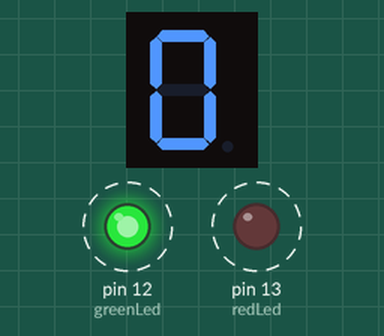
Bench run of a sketch on a simulated Arduino Uno, built with avr-gcc and run on an emulated ATmega328P. On the bench: 1-digit seven-segment display, output pins drawn as LEDs (lit = HIGH). Wiring (inferred from the names in the program): 1-digit 7-segment display, segments lit when HIGH: segments pin 4, pin 5, pin 6, pin 7, pin 8, pin 10, pin 9. Dashed ring = blinking. The segment pins are drawn as the display they are named for; pins used as bus, display or sensor lines are not drawn.

Above: at 0.1 s.
At 2.1 s:
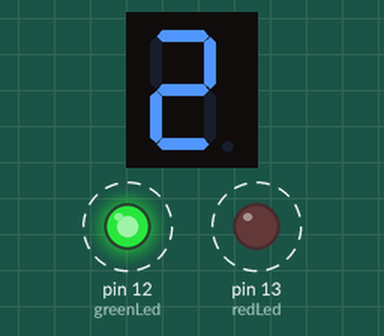
At 4.1 s:
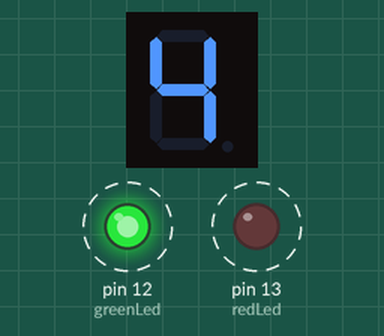
At 9.1 s:
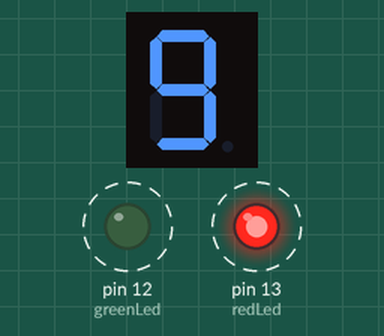
Timing chart, 0 to 40.0 s (numbered marks = the images above):
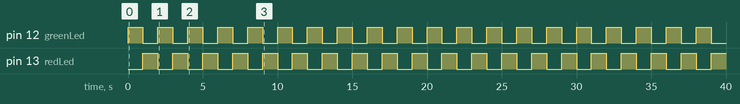

Measured:
- by itself, pin 12 (greenLed), pin 13 (redLed): alternates HIGH for 1.0 s and LOW for 1.0 s
- by itself, everything shown: repeats every 10.0 s, in 10 steps
- what the display in image 1 shows lasts 1.0 s, from 2.0 s to 3.0 s

The sketch:

LED-Control-Based-on-Seven-Segment-Display.ino
```cpp
// Common Cathode 7-Segment Display

// Segment connections
int a = 4;
int b = 5;
int c = 6;
int d = 7;
int e = 8;
int f = 10;
int g = 9;

//LED Connections
int redLed=13;
int greenLed=12;

void setup()
{
  //7-Segment Display Pin Setup
  pinMode(a, OUTPUT);
  pinMode(b, OUTPUT);
  pinMode(c, OUTPUT);
  pinMode(d, OUTPUT);
  pinMode(e, OUTPUT);
  pinMode(f, OUTPUT);
  pinMode(g, OUTPUT);

  //LED Pins Setup
  pinMode(redLed, OUTPUT);
  pinMode(greenLed, OUTPUT);

}

void loop()
{
  // Display 0
  digitalWrite(a, HIGH);
  digitalWrite(b, HIGH);
  digitalWrite(c, HIGH);
  digitalWrite(d, HIGH);
  digitalWrite(e, HIGH);
  digitalWrite(f, HIGH);
  digitalWrite(g, LOW);

  digitalWrite(greenLed, HIGH);
  digitalWrite(redLed, LOW);
  delay(1000);

  // Display 1
  digitalWrite(a, LOW);
  digitalWrite(b, HIGH);
  digitalWrite(c, HIGH);
  digitalWrite(d, LOW);
  digitalWrite(e, LOW);
  digitalWrite(f, LOW);
  digitalWrite(g, LOW);

  digitalWrite(greenLed, LOW);
  digitalWrite(redLed, HIGH);
  delay(1000);

  // Display 2
  digitalWrite(a, HIGH);
  digitalWrite(b, HIGH);
  digitalWrite(c, LOW);
  digitalWrite(d, HIGH);
  digitalWrite(e, HIGH);
  digitalWrite(f, LOW);
  digitalWrite(g, HIGH);

  digitalWrite(greenLed, HIGH);
  digitalWrite(redLed, LOW);
  delay(1000);

  // Display 3
  digitalWrite(a, HIGH);
  digitalWrite(b, HIGH);
  digitalWrite(c, HIGH);
  digitalWrite(d, HIGH);
  digitalWrite(e, LOW);
  digitalWrite(f, LOW);
  digitalWrite(g, HIGH);

  digitalWrite(greenLed, LOW);
  digitalWrite(redLed, HIGH);
  delay(1000);

  // Display 4
  digitalWrite(a, LOW);
  digitalWrite(b, HIGH);
  digitalWrite(c, HIGH);
  digitalWrite(d, LOW);
  digitalWrite(e, LOW);
  digitalWrite(f, HIGH);
  digitalWrite(g, HIGH);

  digitalWrite(greenLed, HIGH);
  digitalWrite(redLed, LOW);
  delay(1000);

  // Display 5
  digitalWrite(a, HIGH);
  digitalWrite(b, LOW);
  digitalWrite(c, HIGH);
  digitalWrite(d, HIGH);
  digitalWrite(e, LOW);
  digitalWrite(f, HIGH);
  digitalWrite(g, HIGH);

  digitalWrite(greenLed, LOW);
  digitalWrite(redLed, HIGH);
  delay(1000);

  // Display 6
  digitalWrite(a, HIGH);
  digitalWrite(b, LOW);
  digitalWrite(c, HIGH);
  digitalWrite(d, HIGH);
  digitalWrite(e, HIGH);
  digitalWrite(f, HIGH);
  digitalWrite(g, HIGH);

  digitalWrite(greenLed, HIGH);
  digitalWrite(redLed, LOW);
  delay(1000);

  // Display 7
  digitalWrite(a, HIGH);
  digitalWrite(b, HIGH);
  digitalWrite(c, HIGH);
  digitalWrite(d, LOW);
  digitalWrite(e, LOW);
  digitalWrite(f, LOW);
  digitalWrite(g, LOW);

  digitalWrite(greenLed, LOW);
  digitalWrite(redLed, HIGH);
  delay(1000);

  // Display 8
  digitalWrite(a, HIGH);
  digitalWrite(b, HIGH);
  digitalWrite(c, HIGH);
  digitalWrite(d, HIGH);
  digitalWrite(e, HIGH);
  digitalWrite(f, HIGH);
  digitalWrite(g, HIGH);

  digitalWrite(greenLed, HIGH);
  digitalWrite(redLed, LOW);
  delay(1000);

  // Display 9
  digitalWrite(a, HIGH);
  digitalWrite(b, HIGH);
  digitalWrite(c, HIGH);
  digitalWrite(d, HIGH);
  digitalWrite(e, LOW);
  digitalWrite(f, HIGH);
  digitalWrite(g, HIGH);

  digitalWrite(greenLed, LOW);
  digitalWrite(redLed, HIGH);
  delay(1000);
}
```
